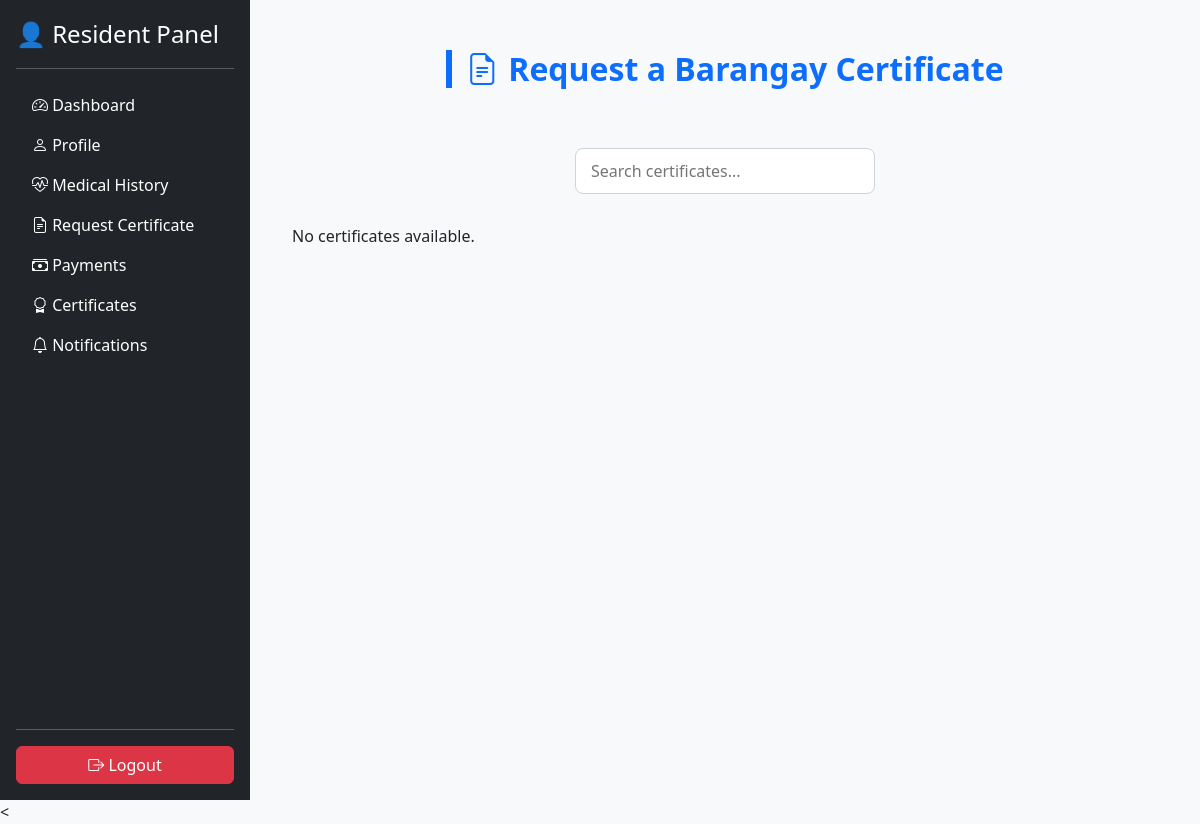
Page /resident/request.php (signed in) on the earlier database version.
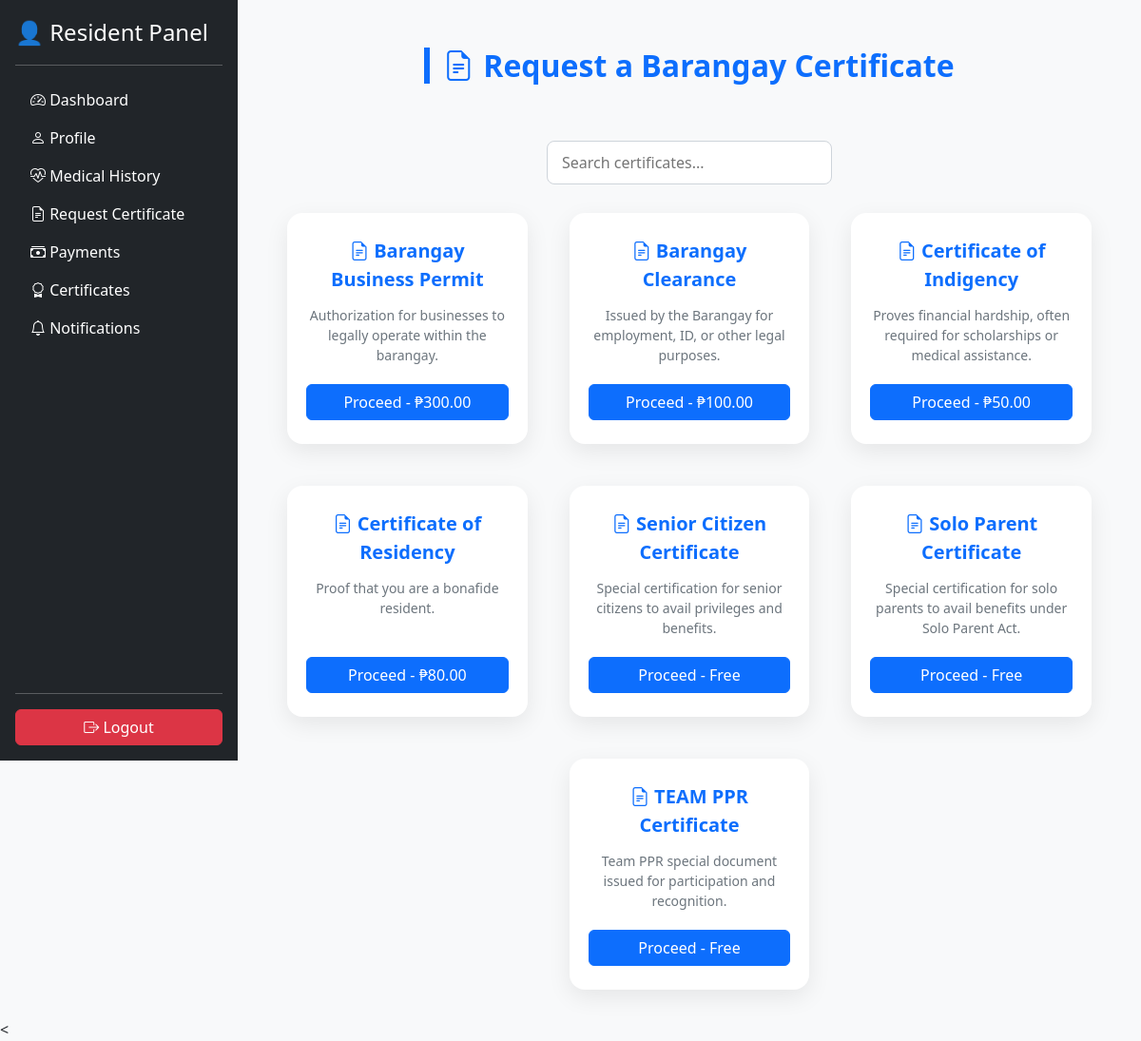
Same page on the later database version.
### tables this page shows
CREATE TABLE `certificate_type` (
  `cert_type_id` varchar(15) NOT NULL,
  `cert_name` varchar(100) DEFAULT NULL,
  `description` text DEFAULT NULL,
  `requirements` text DEFAULT NULL,
  `certificate_template` varchar(255) DEFAULT NULL,
  `fee` decimal(10,2) DEFAULT 0.00
);

### resident/request.php (the view, shortened to what this page needs)
<?php
include("../config/db.php");
?>
<?php include("../includes/header.php"); ?>
<?php include("../includes/sidebar_resident.php"); ?>
<div class="content-wrapper">
    <h2 class="page-title"><i class="bi bi-file-earmark-text"></i> Request a Barangay Certificate</h2>
    <input type="text" id="certSearch" placeholder="Search certificates...">
    <div class="row g-4 justify-content-center" id="certContainer">
        <?php
        $sql = "SELECT * FROM certificate_type ORDER BY cert_name ASC";
        $result = $conn->query($sql);
        if($result && $result->num_rows > 0):
            while($cert = $result->fetch_assoc()):
                $icon = !empty($cert['icon']) ? $cert['icon'] : 'bi-file-earmark-text';
        ?>
        <div class="col-lg-4 col-md-6 col-sm-12 cert-item">
            <div class="cert-card"
                 data-name="<?= htmlspecialchars($cert['cert_name'], ENT_QUOTES) ?>"
                 data-desc="<?= htmlspecialchars($cert['description'], ENT_QUOTES) ?>"
                 data-fee="<?= $cert['fee'] ?>"
                 data-id="<?= $cert['cert_type_id'] ?>">
                <div class="cert-title">
                    <i class="bi <?= htmlspecialchars($icon, ENT_QUOTES) ?>"></i>
                    <?= htmlspecialchars($cert['cert_name'], ENT_QUOTES) ?>
                </div>
                <p class="cert-desc"><?= htmlspecialchars($cert['description'], ENT_QUOTES) ?></p>
                <button type="button" class="btn btn-primary">
                    <?= $cert['fee'] > 0 ? "Proceed - ₱" . number_format($cert['fee'],2) : "Proceed - Free" ?>
                </button>
            </div>
        </div>
        <?php
            endwhile;
        else:
        ?>
        <p>No certificates available.</p>
        <?php endif; ?>
    </div>
</div>
<
</div>
<?php include("../includes/footer.php"); ?>

Differences in the rows shown:
added certificate_type: cert_name "Barangay Business Permit", description "Authorization for businesses to legally operate within the barangay.", fee "300.00"
added certificate_type: cert_name "Barangay Clearance", description "Issued by the Barangay for employment, ID, or other legal purposes.", fee "100.00"
added certificate_type: cert_name "Certificate of Indigency", description "Proves financial hardship, often required for scholarships or medical assistance.", fee "50.00"
added certificate_type: cert_name "Certificate of Residency", description "Proof that you are a bonafide resident.", fee "80.00"
added certificate_type: cert_name "Senior Citizen Certificate", description "Special certification for senior citizens to avail privileges and benefits.", fee "Proceed - Free"
added certificate_type: cert_name "Solo Parent Certificate", description "Special certification for solo parents to avail benefits under Solo Parent Act.", fee "Proceed - Free"
added certificate_type: cert_name "TEAM PPR Certificate", description "Team PPR special document issued for participation and recognition.", fee "Proceed - Free"
Other differences:
text no longer shown: "No certificates available."
